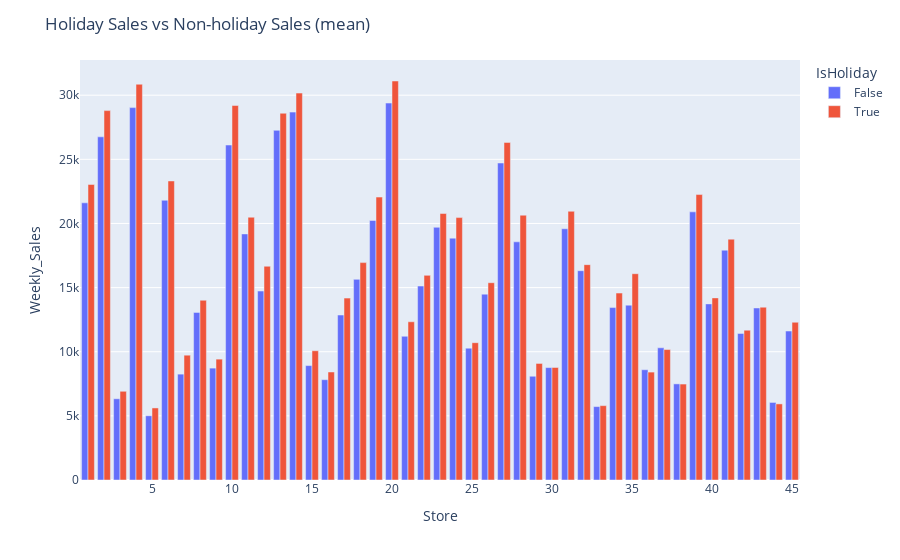
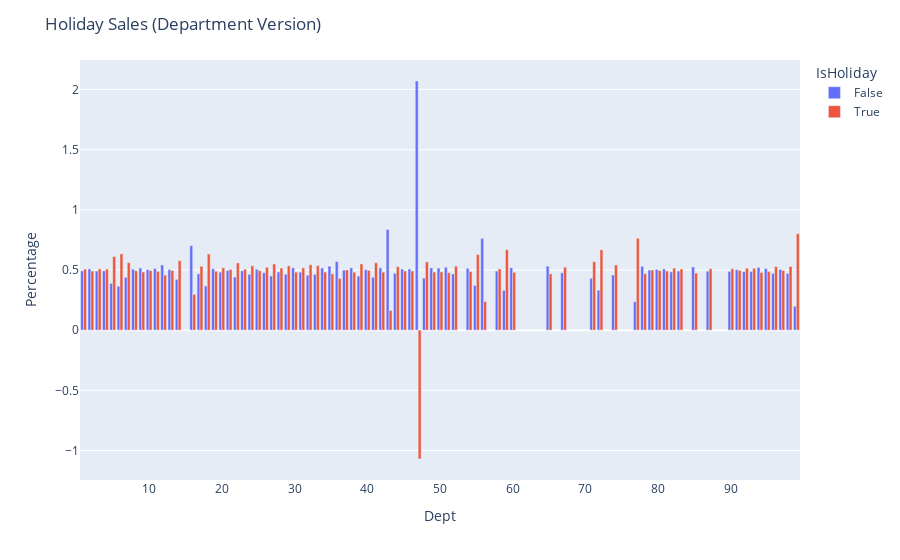

Source (notebook cell) for these figures, in order:
### Markdown cell above
Department somewhat correlates with Size and Type. 

In terms of Size, Type A > Type B > Type C.

Store Sales and Size are coorelated.

Some Departments have no sales at all.

### Code cell
temp = train_df.groupby(['Store', 'IsHoliday'], observed=False).Weekly_Sales.mean().reset_index()
fig = px.bar(temp, x='Store', y='Weekly_Sales', color='IsHoliday', barmode='group')
fig.update_layout(title_text='Holiday Sales vs Non-holiday Sales (mean)')
fig.show()

temp = train_df.groupby(['Dept', 'IsHoliday']).Weekly_Sales.mean().reset_index()
temp_2 = temp.merge(temp.groupby('Dept')['Weekly_Sales'].sum(), on='Dept').rename(columns={'Weekly_Sales_y': 'Sum'})
temp_2['Normalized'] = temp_2['Weekly_Sales_x'] / temp_2['Sum']
fig = px.bar(temp_2, x='Dept', y='Normalized', color='IsHoliday', barmode='group', labels={'Normalized':'Percentage'})
fig.update_layout(title_text='Holiday Sales (Department Version)')
fig.show()

### Figure 1 — Plotly figure (JSON) as saved in the notebook; plotly's stock layout.template omitted (floating-point values rounded to 4 significant figures)
{"data": [{"alignmentgroup": "True", "hovertemplate": "IsHoliday=False<br>Store=%{x}<br>Weekly_Sales=%{y}<extra></extra>", "legendgroup": "False", "marker": {"color": "#636efa", "pattern": {"shape": ""}}, "name": "False", "offsetgroup": "False", "orientation": "v", "showlegend": true, "textposition": "auto", "type": "bar", "x": [1, 2, 3, 4, 5, 6, 7, 8, 9, 10, 11, 12, 13, 14, 15, 16, 17, 18, 19, 20, 21, 22, 23, 24, 25, 26, 27, 28, 29, 30, 31, 32, 33, 34, 35, 36, 37, 38, 39, 40, 41, 42, 43, 44, 45], "xaxis": "x", "y": [21610.0, 26750.0, 6332.0, 29030.0, 5010.0, 21810.0, 8254.0, 13070.0, 8724.0, 26120.0, 19190.0, 14730.0, 27260.0, 28680.0, 8921.0, 7820.0, 12860.0, 15640.0, 20230.0, 29390.0, 11200.0, 15120.0, 19700.0, 18860.0, 10280.0, 14490.0, 24710.0, 18570.0, 8088.0, 8764.0, 19590.0, 16320.0, 5723.0, 13440.0, 13630.0, 8597.0, 10310.0, 7493.0, 20910.0, 13730.0, 17920.0, 11430.0, 13410.0, 6047.0, 11610.0], "yaxis": "y"}, {"alignmentgroup": "True", "hovertemplate": "IsHoliday=True<br>Store=%{x}<br>Weekly_Sales=%{y}<extra></extra>", "legendgroup": "True", "marker": {"color": "#EF553B", "pattern": {"shape": ""}}, "name": "True", "offsetgroup": "True", "orientation": "v", "showlegend": true, "textposition": "auto", "type": "bar", "x": [1, 2, 3, 4, 5, 6, 7, 8, 9, 10, 11, 12, 13, 14, 15, 16, 17, 18, 19, 20, 21, 22, 23, 24, 25, 26, 27, 28, 29, 30, 31, 32, 33, 34, 35, 36, 37, 38, 39, 40, 41, 42, 43, 44, 45], "xaxis": "x", "y": [23040.0, 28800.0, 6916.0, 30850.0, 5617.0, 23310.0, 9731.0, 14010.0, 9423.0, 29200.0, 20490.0, 16660.0, 28590.0, 30160.0, 10080.0, 8421.0, 14180.0, 16950.0, 22060.0, 31110.0, 12340.0, 15950.0, 20770.0, 20460.0, 10700.0, 15380.0, 26320.0, 20650.0, 9086.0, 8772.0, 20950.0, 16790.0, 5797.0, 14570.0, 16080.0, 8413.0, 10170.0, 7481.0, 22250.0, 14200.0, 18780.0, 11680.0, 13470.0, 5933.0, 12300.0], "yaxis": "y"}], "layout": {"autosize": true, "barmode": "group", "legend": {"title": {"text": "IsHoliday"}, "tracegroupgap": 0}, "margin": {"t": 60}, "title": {"text": "Holiday Sales vs Non-holiday Sales (mean)"}, "xaxis": {"anchor": "y", "autorange": true, "domain": [0, 1], "range": [0.5, 45.5], "title": {"text": "Store"}, "type": "linear"}, "yaxis": {"anchor": "x", "autorange": true, "domain": [0, 1], "range": [0, 32740.0], "title": {"text": "Weekly_Sales"}, "type": "linear"}}}

### Figure 2 — Plotly figure (JSON) as saved in the notebook; plotly's stock layout.template omitted (floating-point values rounded to 4 significant figures)
{"data": [{"alignmentgroup": "True", "hovertemplate": "IsHoliday=False<br>Dept=%{x}<br>Percentage=%{y}<extra></extra>", "legendgroup": "False", "marker": {"color": "#636efa", "pattern": {"shape": ""}}, "name": "False", "offsetgroup": "False", "orientation": "v", "showlegend": true, "textposition": "auto", "type": "bar", "x": [1, 2, 3, 4, 5, 6, 7, 8, 9, 10, 11, 12, 13, 14, 16, 17, 18, 19, 20, 21, 22, 23, 24, 25, 26, 27, 28, 29, 30, 31, 32, 33, 34, 35, 36, 37, 38, 39, 40, 41, 42, 43, 44, 45, 46, 47, 48, 49, 50, 51, 52, 54, 55, 56, 58, 59, 60, 65, 67, 71, 72, 74, 77, 78, 79, 80, 81, 82, 83, 85, 87, 90, 91, 92, 93, 94, 95, 96, 97, 98, 99], "xaxis": "x", "y": [0.4932, 0.5088, 0.4913, 0.4928, 0.3881, 0.3656, 0.4392, 0.5064, 0.5167, 0.5042, 0.5113, 0.5424, 0.5041, 0.4221, 0.7028, 0.4685, 0.3672, 0.5098, 0.4818, 0.4955, 0.4415, 0.4934, 0.4644, 0.5059, 0.4774, 0.4503, 0.484, 0.4652, 0.5176, 0.4823, 0.4563, 0.4634, 0.517, 0.5318, 0.5702, 0.4991, 0.5182, 0.45, 0.5029, 0.4395, 0.518, 0.8365, 0.4724, 0.508, 0.508, 2.071, 0.4326, 0.5172, 0.5157, 0.5227, 0.4673, 0.5133, 0.3719, 0.7623, 0.491, 0.3306, 0.5191, 0.5322, 0.4763, 0.4307, 0.3323, 0.4587, 0.2362, 0.531, 0.5, 0.5045, 0.5085, 0.4844, 0.4923, 0.5252, 0.49, 0.4889, 0.5027, 0.4856, 0.4868, 0.5206, 0.5124, 0.4719, 0.5048, 0.471, 0.1988], "yaxis": "y"}, {"alignmentgroup": "True", "hovertemplate": "IsHoliday=True<br>Dept=%{x}<br>Percentage=%{y}<extra></extra>", "legendgroup": "True", "marker": {"color": "#EF553B", "pattern": {"shape": ""}}, "name": "True", "offsetgroup": "True", "orientation": "v", "showlegend": true, "textposition": "auto", "type": "bar", "x": [1, 2, 3, 4, 5, 6, 7, 8, 9, 10, 11, 12, 13, 14, 16, 17, 18, 19, 20, 21, 22, 23, 24, 25, 26, 27, 28, 29, 30, 31, 32, 33, 34, 35, 36, 37, 38, 39, 40, 41, 42, 43, 44, 45, 46, 47, 48, 49, 50, 51, 52, 54, 55, 56, 58, 59, 60, 65, 67, 71, 72, 74, 77, 78, 79, 80, 81, 82, 83, 85, 87, 90, 91, 92, 93, 94, 95, 96, 97, 98, 99], "xaxis": "x", "y": [0.5068, 0.4912, 0.5087, 0.5072, 0.6119, 0.6344, 0.5608, 0.4936, 0.4833, 0.4958, 0.4887, 0.4576, 0.4959, 0.5779, 0.2972, 0.5315, 0.6328, 0.4902, 0.5182, 0.5045, 0.5585, 0.5066, 0.5356, 0.4941, 0.5226, 0.5497, 0.516, 0.5348, 0.4824, 0.5177, 0.5437, 0.5366, 0.483, 0.4682, 0.4298, 0.5009, 0.4818, 0.55, 0.4971, 0.5605, 0.482, 0.1635, 0.5276, 0.492, 0.492, -1.071, 0.5674, 0.4828, 0.4843, 0.4773, 0.5327, 0.4867, 0.6281, 0.2377, 0.509, 0.6694, 0.4809, 0.4678, 0.5237, 0.5693, 0.6677, 0.5413, 0.7638, 0.469, 0.5, 0.4955, 0.4915, 0.5156, 0.5077, 0.4748, 0.51, 0.5111, 0.4973, 0.5144, 0.5132, 0.4794, 0.4876, 0.5281, 0.4952, 0.529, 0.8012], "yaxis": "y"}], "layout": {"autosize": true, "barmode": "group", "legend": {"title": {"text": "IsHoliday"}, "tracegroupgap": 0}, "margin": {"t": 60}, "title": {"text": "Holiday Sales (Department Version)"}, "xaxis": {"anchor": "y", "autorange": true, "domain": [0, 1], "range": [0.5, 99.5], "title": {"text": "Dept"}, "type": "linear"}, "yaxis": {"anchor": "x", "autorange": true, "domain": [0, 1], "range": [-1.246, 2.246], "title": {"text": "Percentage"}, "type": "linear"}}}
